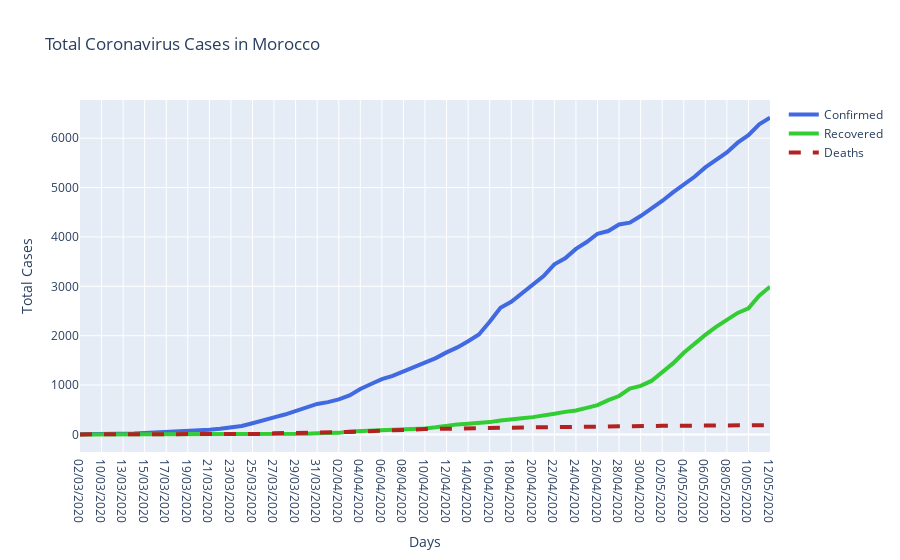

The notebook cell this image was saved under:
### Code cell
#hide_input
fig = go.Figure()

fig.add_trace(go.Scatter(x=MA_data['Dates'], y=MA_data['Confirmed'], name='Confirmed',
                         line=dict(color='royalblue', width=4)))
fig.add_trace(go.Scatter(x=MA_data['Dates'], y=MA_data['Recovered'], name ='Recovered',
                         line=dict(color='limegreen', width=4)))
fig.add_trace(go.Scatter(x=MA_data['Dates'], y=MA_data['Deaths'], name='Deaths',
                         line=dict(color='firebrick', width=4,
                              dash='dash')
))


fig.update_layout(title='Total Coronavirus Cases in Morocco',
                   xaxis_title='Days',
                   yaxis_title='Total Cases')
fig.show()
